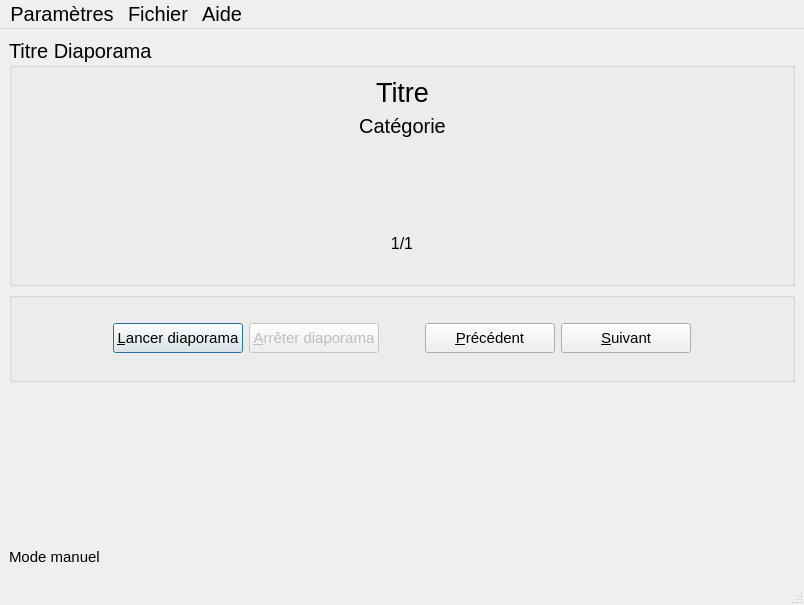
<?xml version="1.0" encoding="UTF-8"?>
<ui version="4.0">
 <class>LecteurVue</class>
 <widget class="QMainWindow" name="LecteurVue">
  <property name="geometry">
   <rect>
    <x>0</x>
    <y>0</y>
    <width>804</width>
    <height>605</height>
   </rect>
  </property>
  <property name="font">
   <font>
    <pointsize>15</pointsize>
   </font>
  </property>
  <property name="windowTitle">
   <string>LecteurVue</string>
  </property>
  <widget class="QWidget" name="centralwidget">
   <layout class="QVBoxLayout" name="verticalLayout_2">
    <item>
     <widget class="QGroupBox" name="groupBox_2">
      <property name="title">
       <string>Titre Diaporama</string>
      </property>
      <layout class="QVBoxLayout" name="verticalLayout">
       <item>
        <layout class="QHBoxLayout" name="horizontalLayout_2">
         <item>
          <spacer name="horizontalSpacer_4">
           <property name="orientation">
            <enum>Qt::Horizontal</enum>
           </property>
           <property name="sizeType">
            <enum>QSizePolicy::MinimumExpanding</enum>
           </property>
           <property name="sizeHint" stdset="0">
            <size>
             <width>50</width>
             <height>20</height>
            </size>
           </property>
          </spacer>
         </item>
         <item>
          <widget class="QLabel" name="labTitre">
           <property name="sizePolicy">
            <sizepolicy hsizetype="Fixed" vsizetype="Fixed">
             <horstretch>0</horstretch>
             <verstretch>0</verstretch>
            </sizepolicy>
           </property>
           <property name="font">
            <font>
             <pointsize>20</pointsize>
            </font>
           </property>
           <property name="text">
            <string>Titre</string>
           </property>
           <property name="alignment">
            <set>Qt::AlignCenter</set>
           </property>
          </widget>
         </item>
         <item>
          <spacer name="horizontalSpacer_5">
           <property name="orientation">
            <enum>Qt::Horizontal</enum>
           </property>
           <property name="sizeType">
            <enum>QSizePolicy::MinimumExpanding</enum>
           </property>
           <property name="sizeHint" stdset="0">
            <size>
             <width>50</width>
             <height>20</height>
            </size>
           </property>
          </spacer>
         </item>
        </layout>
       </item>
       <item>
        <layout class="QHBoxLayout" name="horizontalLayout_3">
         <item>
          <spacer name="horizontalSpacer_6">
           <property name="orientation">
            <enum>Qt::Horizontal</enum>
           </property>
           <property name="sizeType">
            <enum>QSizePolicy::MinimumExpanding</enum>
           </property>
           <property name="sizeHint" stdset="0">
            <size>
             <width>50</width>
             <height>20</height>
            </size>
           </property>
          </spacer>
         </item>
         <item>
          <widget class="QLabel" name="labCat">
           <property name="sizePolicy">
            <sizepolicy hsizetype="Fixed" vsizetype="Fixed">
             <horstretch>0</horstretch>
             <verstretch>0</verstretch>
            </sizepolicy>
           </property>
           <property name="text">
            <string>Catégorie</string>
           </property>
           <property name="alignment">
            <set>Qt::AlignCenter</set>
           </property>
          </widget>
         </item>
         <item>
          <spacer name="horizontalSpacer_7">
           <property name="orientation">
            <enum>Qt::Horizontal</enum>
           </property>
           <property name="sizeType">
            <enum>QSizePolicy::MinimumExpanding</enum>
           </property>
           <property name="sizeHint" stdset="0">
            <size>
             <width>50</width>
             <height>20</height>
            </size>
           </property>
          </spacer>
         </item>
        </layout>
       </item>
       <item>
        <spacer name="verticalSpacer_5">
         <property name="orientation">
          <enum>Qt::Vertical</enum>
         </property>
         <property name="sizeType">
          <enum>QSizePolicy::MinimumExpanding</enum>
         </property>
         <property name="sizeHint" stdset="0">
          <size>
           <width>20</width>
           <height>30</height>
          </size>
         </property>
        </spacer>
       </item>
       <item>
        <widget class="QLabel" name="labDiapo">
         <property name="lineWidth">
          <number>1</number>
         </property>
         <property name="text">
          <string>&lt;html&gt;&lt;head/&gt;&lt;body&gt;&lt;p align=&quot;center&quot;&gt;&lt;img src=&quot;:/diapo/images/Disney_0.gif&quot;/&gt;&lt;/p&gt;&lt;/body&gt;&lt;/html&gt;</string>
         </property>
         <property name="textFormat">
          <enum>Qt::RichText</enum>
         </property>
         <property name="scaledContents">
          <bool>false</bool>
         </property>
        </widget>
       </item>
       <item>
        <spacer name="verticalSpacer_4">
         <property name="orientation">
          <enum>Qt::Vertical</enum>
         </property>
         <property name="sizeType">
          <enum>QSizePolicy::MinimumExpanding</enum>
         </property>
         <property name="sizeHint" stdset="0">
          <size>
           <width>20</width>
           <height>30</height>
          </size>
         </property>
        </spacer>
       </item>
       <item>
        <layout class="QHBoxLayout" name="horizontalLayout_5">
         <item>
          <spacer name="horizontalSpacer_9">
           <property name="orientation">
            <enum>Qt::Horizontal</enum>
           </property>
           <property name="sizeType">
            <enum>QSizePolicy::MinimumExpanding</enum>
           </property>
           <property name="sizeHint" stdset="0">
            <size>
             <width>78</width>
             <height>20</height>
            </size>
           </property>
          </spacer>
         </item>
         <item>
          <widget class="QLabel" name="labNum">
           <property name="sizePolicy">
            <sizepolicy hsizetype="MinimumExpanding" vsizetype="Fixed">
             <horstretch>0</horstretch>
             <verstretch>0</verstretch>
            </sizepolicy>
           </property>
           <property name="font">
            <font>
             <pointsize>12</pointsize>
             <bold>false</bold>
             <stylestrategy>PreferDefault</stylestrategy>
             <kerning>false</kerning>
            </font>
           </property>
           <property name="text">
            <string>1/1</string>
           </property>
           <property name="alignment">
            <set>Qt::AlignCenter</set>
           </property>
          </widget>
         </item>
         <item>
          <spacer name="horizontalSpacer_10">
           <property name="orientation">
            <enum>Qt::Horizontal</enum>
           </property>
           <property name="sizeHint" stdset="0">
            <size>
             <width>78</width>
             <height>20</height>
            </size>
           </property>
          </spacer>
         </item>
        </layout>
       </item>
       <item>
        <spacer name="verticalSpacer_6">
         <property name="orientation">
          <enum>Qt::Vertical</enum>
         </property>
         <property name="sizeType">
          <enum>QSizePolicy::MinimumExpanding</enum>
         </property>
         <property name="sizeHint" stdset="0">
          <size>
           <width>20</width>
           <height>20</height>
          </size>
         </property>
        </spacer>
       </item>
      </layout>
     </widget>
    </item>
    <item>
     <widget class="QGroupBox" name="groupBox">
      <property name="enabled">
       <bool>true</bool>
      </property>
      <property name="sizePolicy">
       <sizepolicy hsizetype="MinimumExpanding" vsizetype="Fixed">
        <horstretch>0</horstretch>
        <verstretch>0</verstretch>
       </sizepolicy>
      </property>
      <property name="minimumSize">
       <size>
        <width>600</width>
        <height>90</height>
       </size>
      </property>
      <property name="title">
       <string/>
      </property>
      <layout class="QHBoxLayout" name="horizontalLayout_8">
       <item>
        <spacer name="horizontalSpacer_3">
         <property name="orientation">
          <enum>Qt::Horizontal</enum>
         </property>
         <property name="sizeType">
          <enum>QSizePolicy::MinimumExpanding</enum>
         </property>
         <property name="sizeHint" stdset="0">
          <size>
           <width>1</width>
           <height>10</height>
          </size>
         </property>
        </spacer>
       </item>
       <item>
        <layout class="QHBoxLayout" name="horizontalLayout">
         <item>
          <widget class="QPushButton" name="btnLancer">
           <property name="sizePolicy">
            <sizepolicy hsizetype="Fixed" vsizetype="Fixed">
             <horstretch>0</horstretch>
             <verstretch>0</verstretch>
            </sizepolicy>
           </property>
           <property name="minimumSize">
            <size>
             <width>130</width>
             <height>30</height>
            </size>
           </property>
           <property name="maximumSize">
            <size>
             <width>130</width>
             <height>30</height>
            </size>
           </property>
           <property name="font">
            <font>
             <pointsize>11</pointsize>
            </font>
           </property>
           <property name="text">
            <string>&amp;Lancer diaporama</string>
           </property>
           <property name="default">
            <bool>true</bool>
           </property>
          </widget>
         </item>
         <item>
          <widget class="QPushButton" name="btnArret">
           <property name="enabled">
            <bool>false</bool>
           </property>
           <property name="sizePolicy">
            <sizepolicy hsizetype="Fixed" vsizetype="Fixed">
             <horstretch>0</horstretch>
             <verstretch>0</verstretch>
            </sizepolicy>
           </property>
           <property name="minimumSize">
            <size>
             <width>130</width>
             <height>25</height>
            </size>
           </property>
           <property name="maximumSize">
            <size>
             <width>130</width>
             <height>30</height>
            </size>
           </property>
           <property name="font">
            <font>
             <pointsize>11</pointsize>
            </font>
           </property>
           <property name="text">
            <string>&amp;Arrêter diaporama</string>
           </property>
           <property name="checkable">
            <bool>false</bool>
           </property>
           <property name="autoDefault">
            <bool>false</bool>
           </property>
           <property name="default">
            <bool>true</bool>
           </property>
           <property name="flat">
            <bool>false</bool>
           </property>
          </widget>
         </item>
         <item>
          <spacer name="horizontalSpacer">
           <property name="orientation">
            <enum>Qt::Horizontal</enum>
           </property>
           <property name="sizeType">
            <enum>QSizePolicy::Fixed</enum>
           </property>
           <property name="sizeHint" stdset="0">
            <size>
             <width>40</width>
             <height>20</height>
            </size>
           </property>
          </spacer>
         </item>
         <item>
          <widget class="QPushButton" name="btnPrecedent">
           <property name="minimumSize">
            <size>
             <width>130</width>
             <height>30</height>
            </size>
           </property>
           <property name="maximumSize">
            <size>
             <width>130</width>
             <height>30</height>
            </size>
           </property>
           <property name="font">
            <font>
             <pointsize>11</pointsize>
            </font>
           </property>
           <property name="text">
            <string>&amp;Précédent</string>
           </property>
          </widget>
         </item>
         <item>
          <widget class="QPushButton" name="btnSuivant">
           <property name="minimumSize">
            <size>
             <width>130</width>
             <height>30</height>
            </size>
           </property>
           <property name="maximumSize">
            <size>
             <width>130</width>
             <height>30</height>
            </size>
           </property>
           <property name="font">
            <font>
             <pointsize>11</pointsize>
            </font>
           </property>
           <property name="text">
            <string>&amp;Suivant</string>
           </property>
          </widget>
         </item>
        </layout>
       </item>
       <item>
        <spacer name="horizontalSpacer_2">
         <property name="orientation">
          <enum>Qt::Horizontal</enum>
         </property>
         <property name="sizeType">
          <enum>QSizePolicy::MinimumExpanding</enum>
         </property>
         <property name="sizeHint" stdset="0">
          <size>
           <width>81</width>
           <height>10</height>
          </size>
         </property>
        </spacer>
       </item>
      </layout>
     </widget>
    </item>
    <item>
     <spacer name="verticalSpacer_3">
      <property name="orientation">
       <enum>Qt::Vertical</enum>
      </property>
      <property name="sizeType">
       <enum>QSizePolicy::Maximum</enum>
      </property>
      <property name="sizeHint" stdset="0">
       <size>
        <width>20</width>
        <height>200</height>
       </size>
      </property>
     </spacer>
    </item>
    <item>
     <widget class="QLabel" name="labMode">
      <property name="sizePolicy">
       <sizepolicy hsizetype="Preferred" vsizetype="Fixed">
        <horstretch>0</horstretch>
        <verstretch>0</verstretch>
       </sizepolicy>
      </property>
      <property name="minimumSize">
       <size>
        <width>100</width>
        <height>20</height>
       </size>
      </property>
      <property name="maximumSize">
       <size>
        <width>200</width>
        <height>25</height>
       </size>
      </property>
      <property name="font">
       <font>
        <pointsize>11</pointsize>
       </font>
      </property>
      <property name="text">
       <string>Mode manuel                 </string>
      </property>
      <property name="textFormat">
       <enum>Qt::PlainText</enum>
      </property>
     </widget>
    </item>
   </layout>
  </widget>
  <widget class="QMenuBar" name="menubar">
   <property name="geometry">
    <rect>
     <x>0</x>
     <y>0</y>
     <width>804</width>
     <height>33</height>
    </rect>
   </property>
   <widget class="QMenu" name="menuParam_tres">
    <property name="title">
     <string>Paramètres</string>
    </property>
    <widget class="QMenu" name="menuCharger">
     <property name="title">
      <string>Charger diaporama</string>
     </property>
     <addaction name="actionPantxica"/>
     <addaction name="actionYann"/>
     <addaction name="actionThierry"/>
     <addaction name="actionManu"/>
    </widget>
    <addaction name="menuCharger"/>
    <addaction name="acEnlever"/>
   </widget>
   <widget class="QMenu" name="menuFichier">
    <property name="title">
     <string>Fichier</string>
    </property>
    <addaction name="acQuitter"/>
    <addaction name="separator"/>
    <addaction name="acVitesse"/>
   </widget>
   <widget class="QMenu" name="menuAide">
    <property name="title">
     <string>Aide</string>
    </property>
    <addaction name="acAProposDe"/>
   </widget>
   <addaction name="menuParam_tres"/>
   <addaction name="menuFichier"/>
   <addaction name="menuAide"/>
  </widget>
  <widget class="QStatusBar" name="statusbar"/>
  <action name="acEnlever">
   <property name="text">
    <string>Enlever diaporama</string>
   </property>
  </action>
  <action name="acQuitter">
   <property name="text">
    <string>Quitter</string>
   </property>
  </action>
  <action name="acAProposDe">
   <property name="text">
    <string>A propos de...</string>
   </property>
  </action>
  <action name="actionPantxica">
   <property name="enabled">
    <bool>true</bool>
   </property>
   <property name="text">
    <string>Pantxica</string>
   </property>
  </action>
  <action name="actionYann">
   <property name="text">
    <string>Yann</string>
   </property>
  </action>
  <action name="actionThierry">
   <property name="text">
    <string>Thierry</string>
   </property>
  </action>
  <action name="actionManu">
   <property name="text">
    <string>Manu</string>
   </property>
  </action>
  <action name="acVitesse">
   <property name="text">
    <string>Changer vitesse</string>
   </property>
  </action>
 </widget>
 <tabstops>
  <tabstop>btnLancer</tabstop>
  <tabstop>btnArret</tabstop>
 </tabstops>
 <resources/>
 <connections/>
</ui>
